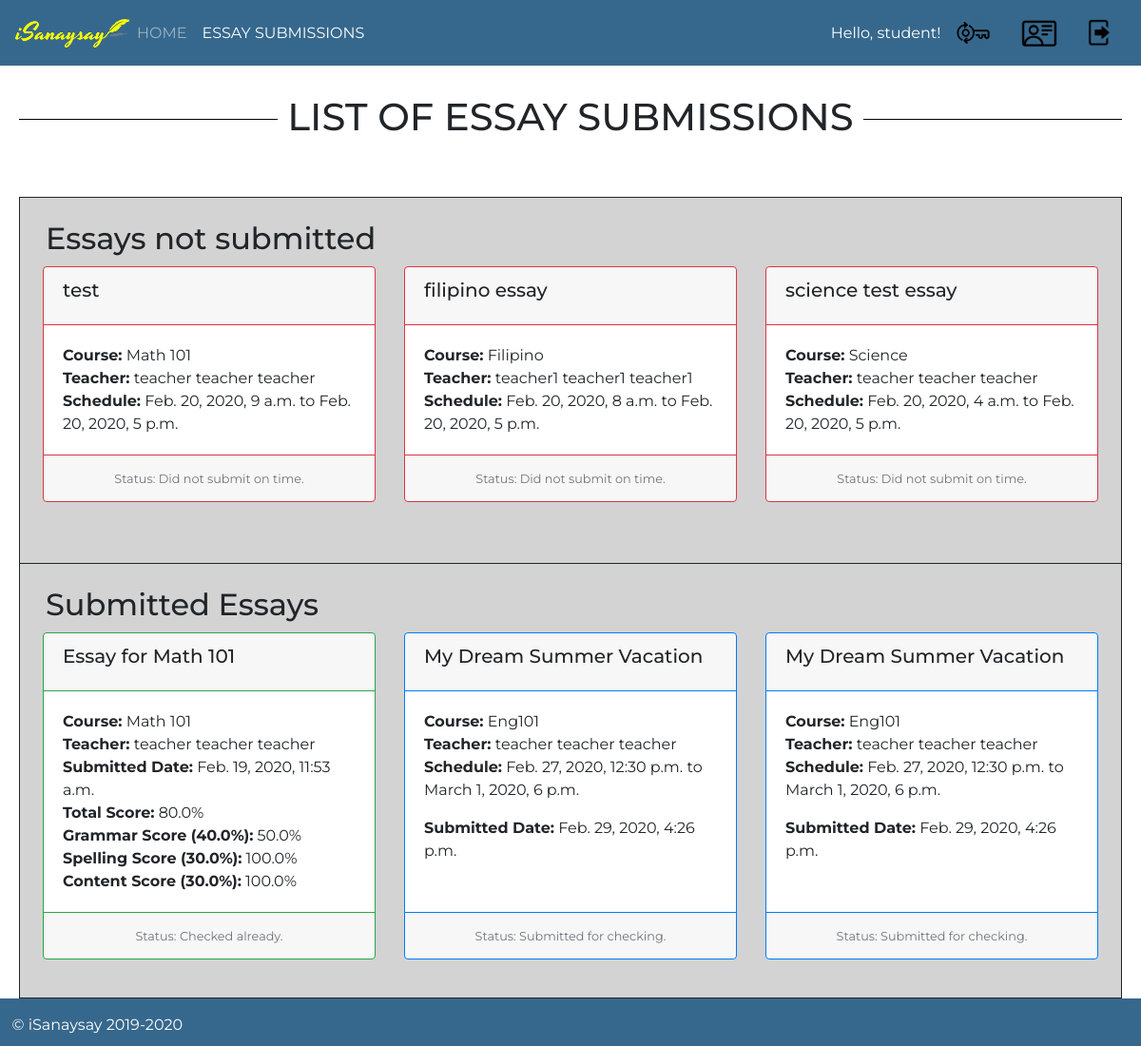
Before: /isanaysay/view_essay_submissions (signed in) with the older database file.
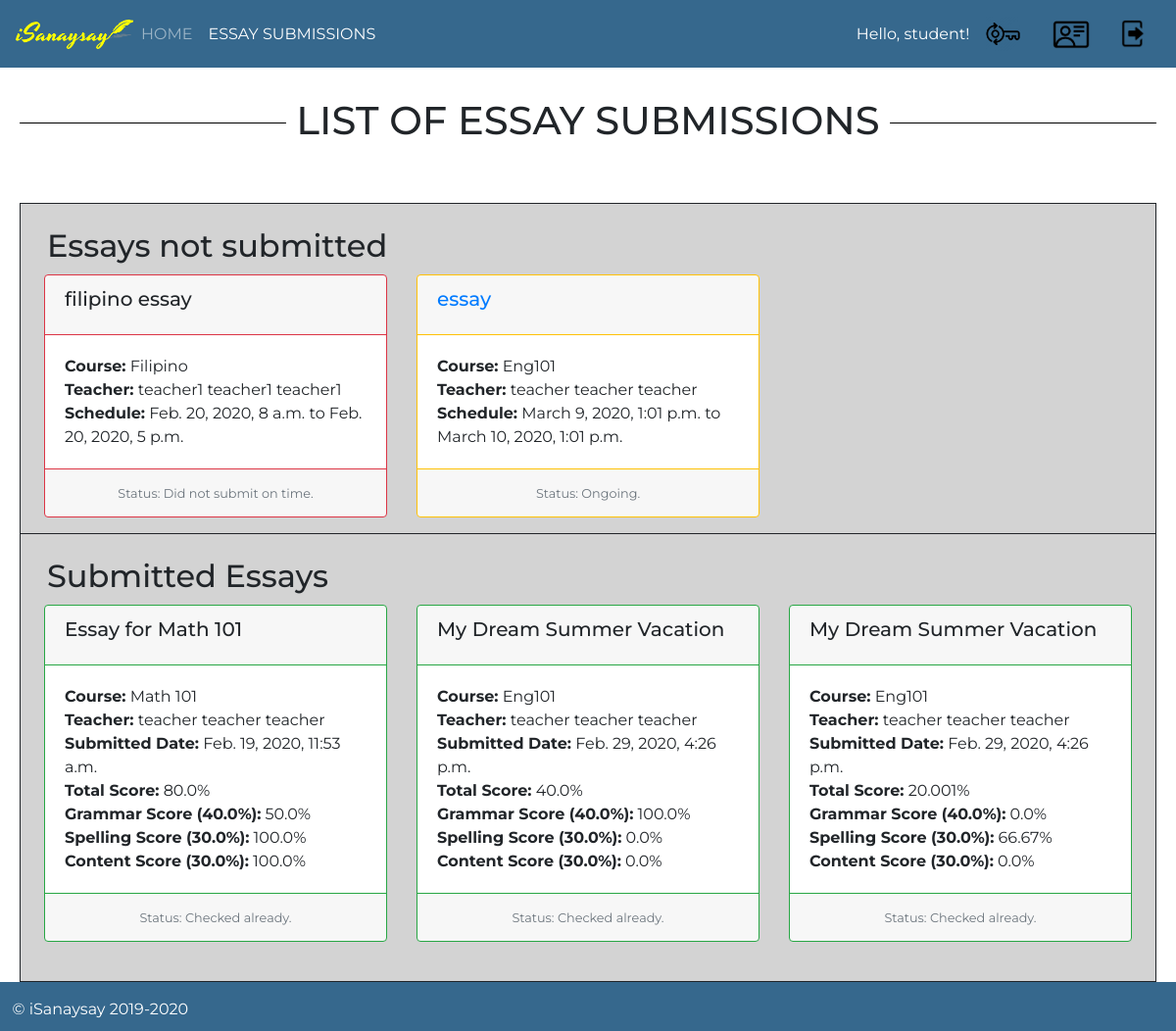
After: the same page with the newer database file.
### users/models.py (models this page shows, shortened)
class CustomUser(AbstractUser):
    pass
    isStudent_Choices = (
        ('S', 'Student'),
        ('T', 'Teacher'),
    )
    first_name = models.CharField(verbose_name="First Name", max_length=100, default="")
    middle_name = models.CharField(verbose_name="Middle Name", max_length=100, default="")
    last_name = models.CharField(verbose_name="Last Name", max_length=100, default="")
    email_address = models.CharField(verbose_name="Email Address", max_length=100, default="some@email.com")
    id_number = models.CharField(verbose_name="ID Number", max_length=50, default="")
    isStudent = models.CharField(max_length=1,choices=isStudent_Choices, default='S', verbose_name="Student or Teacher")
    def __str__(self):
        return self.first_name + " " + self.middle_name + " " + self.last_name

class Essay(models.Model):
    course = models.ForeignKey(Course, verbose_name="Course", on_delete = models.CASCADE)
    name = models.CharField(verbose_name="Essay Name", max_length=300)
    essay_description = models.CharField(verbose_name="Essay Description", max_length=1500)
    essay_code = models.CharField(verbose_name="Essay Code", max_length=100)
    maximum_length = models.IntegerField(verbose_name="Maximum Length")
    start_date_time = models.DateTimeField(verbose_name="Essay Start Date and Time")
    end_date_time = models.DateTimeField(verbose_name="Essay End Date and Time")
    criteria_no_1 = models.FloatField(verbose_name="Grammar",default=0)
    criteria_no_2 = models.FloatField(verbose_name="Spelling",default=0)
    criteria_no_3 = models.FloatField(verbose_name="Content",default=0)
    words = models.CharField(verbose_name="Words",max_length=10000,default="")
    def is_past_due(self):
        date_today = datetime.datetime.now().replace(tzinfo=utc)
        essay_end_date = self.end_date_time.replace(tzinfo=utc)
        return date_today > essay_end_date
    def is_ongoing(self):
        date_today = datetime.datetime.now().replace(tzinfo=utc)
        essay_end_date = self.end_date_time.replace(tzinfo=utc)
        essay_start_date = self.start_date_time.replace(tzinfo=utc)
        return date_today > essay_start_date and date_today < essay_end_date

class Course(models.Model):
    pass
    semester_Choices = (
        ('A', 'First Semester'),
        ('B', 'Second Semester'),
        ('C', 'Summer'),
    )
    shoolYear_Choices = (
        ('1', '2019-2020'),
        ('2', '2020-2021'),
        ('3', '2021-2022'),
    )
    name = models.CharField(verbose_name="Course Name", max_length=128)
    course_code = models.CharField(verbose_name="Course Code", max_length=128)
    course_description = models.CharField(verbose_name="Course Description", max_length=500)
    course_detail = models.CharField(verbose_name="Course Detail", max_length=100)
    course_unit = models.IntegerField(verbose_name="Course Units", default=3)
    course_semester = models.CharField(max_length=1,choices=semester_Choices, default='A', verbose_name="Semester")
    course_school_year = models.CharField(max_length=1,choices=shoolYear_Choices, default='20', verbose_name="School Year")
    start_date = models.DateField(verbose_name="Course Start Date")
    end_date = models.DateField(verbose_name="Course End Date")
    students = models.ManyToManyField(CustomUser, related_name='students_enrolled')
    teacher = models.ForeignKey(CustomUser, verbose_name="Teacher", on_delete = models.CASCADE)

class EssaySubmission(models.Model):
    pass
    isChecked_Choices = (
        ('Y', 'Yes'),
        ('N', 'No'),
    )
    essay = models.ForeignKey(Essay, verbose_name="Essay", on_delete = models.CASCADE)
    student = models.ForeignKey(CustomUser, verbose_name="Student", on_delete = models.CASCADE)
    content = models.CharField(verbose_name="Essay Content", max_length=3000)
    isChecked = models.CharField(max_length=1,choices=isChecked_Choices, default='N', verbose_name="Checked or Not Checked")
    submitted_date = models.DateTimeField(verbose_name="Essay Submission Date", auto_now_add=True)
    checked_date = models.DateTimeField(verbose_name="Essay Checked Date", auto_now_add=True)
    grammar_score = models.FloatField(verbose_name="Grammar Score", default=0)
    spelling_score = models.FloatField(verbose_name="Spelling Score", default=0)
    content_score = models.FloatField(verbose_name="Content Score", default=0)
    def checked_submission(self):
        if self.isChecked == 'N':
            return False
        return True
    def get_total_score(self):
        return (self.grammar_score  * self.essay.criteria_no_1 / 100) + (self.spelling_score * self.essay.criteria_no_2 / 100 ) + (self.content_score * self.essay.criteria_no_3 / 100 )

### users/views.py (the view)
def view_essay_submissions(request):
    if request.user.is_authenticated:
        template = "list_essay_submission.html"
        user_id = request.user.id
        print(user_id)
        essays = Essay.objects.select_related('course')
        essay_submissions = EssaySubmission.objects.select_related('student','essay').filter(student__id=user_id)
        courses = Course.objects.all()
        for essay in essays:
            present = False
            for s in essay.course.students.all():
                if s.id == user_id:
                    present = True
                    break
            if not present:
                essays = essays.exclude(id=essay.id)
        for essay in essays:
            present = False
            for es in essay_submissions:
                if essay.id == es.essay.id:
                    present = True
                    break
            if present:
                essays = essays.exclude(id=essay.id)
        date_today = datetime.datetime.now().replace(tzinfo=utc)
        context = {
            'essays': essays,
            'courses': courses,
            'essay_submissions': essay_submissions,
            'date_today': date_today,
        }
        return render(request, template, context)
    else:
        return HttpResponseRedirect(reverse_lazy('index'))

### templates/list_essay_submission.html (shortened to what this page needs)
{% extends 'base.html' %}
{% block content %}
	<div id="parent"><div id="child"><br/><br/><br/>
		<h1><span> LIST OF ESSAY SUBMISSIONS </span></h1><br/>
    <div style="
    background-color: lightgray;
    border: 1px solid;
    max-width: 1170px;
    margin-top: 37px;
    margin-left: auto;
    margin-right: auto;
"><br>
    <h2 style="
    float: left;
    margin-left: 27px;
">Essays not submitted</h2><br/><br/>
    <div style="width:100%">
    <div class="card-deck" style="display:inline-flex">
				{% for essay in essays %}
        {% if essay.is_ongoing %}
  <div class="card border-warning mb-3" style="max-width:350px;">
      <div class="card-header border-warning" ><a style="float:left;" href="{% url 'add-essay-submission' essay.id %}"><h5 class="card-title">{{ essay.name }}</h5> </a></div>
    <div class="card-body">
      <p class="card-text" style="float:left;margin-bottom:0px;"><b>Course:</b> {{ essay.course.name }}</p><br/>
      <p class="card-text" style="float:left;margin-bottom:0px;"><b>Teacher:</b> {{ essay.course.teacher }}</p><br/>
      <p class="card-text" style="float:left; text-align: left;"><b>Schedule:</b> {{ essay.start_date_time }} to {{ essay.end_date_time }}</p>
    </div>
    <div class="card-footer border-warning">
      <small class="text-muted">Status: Ongoing.</small>
    </div>
  </div>
        {% elif essay.is_past_due %}
  <div class="card border-danger mb-3" style="max-width:350px;">
      <div class="card-header border-danger" ><div style="float:left;" ><h5 class="card-title">{{ essay.name }}</h5> </div></div>
    <div class="card-body">
      <p class="card-text" style="float:left;margin-bottom:0px;"><b>Course:</b> {{ essay.course.name }}</p><br/>
      <p class="card-text" style="float:left;margin-bottom:0px;"><b>Teacher:</b> {{ essay.course.teacher }}</p><br/>
      <p class="card-text" style="float:left; text-align: left;"><b>Schedule:</b> {{ essay.start_date_time }} to {{ essay.end_date_time }}</p>
    </div>
    <div class="card-footer border-danger">
      <small class="text-muted">Status: Did not submit on time.</small>
    </div>
  </div>
        {% endif %}
        {% if forloop.counter|divisibleby:"3" %}
      </div></div>
    <div style="width:100%"><div class="card-deck" style="display:inline-flex">
        {% endif %}
        {% if forloop.counter|divisibleby:"3" %}
      </div> </div><div style="width:100%"><div class="card-deck" style="display:inline-flex">
        {% endif %}
        {% if forloop.last %}
        {% if forloop.counter|add:-2|divisibleby:"3" %}
  <div class="card border-light mb-3" style="min-width:350px;max-width:350px;z-index:-100;"></div>
        {% endif %}
        {% endif %}
        {% empty %}
        <h5> No ongoing essays yet. </h5>
  {% endfor %}
</div></div>
</div>
<div style="
    background-color: lightgray;
    border: 1px solid;
    max-width: 1170px;
    border-top: 0;
    margin-left: auto;
    margin-right: auto;
"><br>
    <h2 style="
    float: left;
    margin-left: 27px;
">Submitted Essays</h2><br/><br/>
    <div style="width:100%">
    <div class="card-deck" style="display:inline-flex; clear:both;">
    {% for essay_submission in essay_submissions %}
        {% if not essay_submission.checked_submission %}
  <div class="card border-primary mb-3" style="max-width:350px;">
      <div class="card-header border-primary" ><div style="float:left;" ><h5 class="card-title">{{ essay_submission.essay.name }}</h5> </div></div>
    <div class="card-body">
      <p class="card-text" style="float:left;margin-bottom:0px;"><b>Course:</b> {{ essay_submission.essay.course.name }}</p><br/>
      <p class="card-text" style="float:left;margin-bottom:0px;"><b>Teacher:</b> {{ essay_submission.essay.course.teacher }}</p><br/>
      <p class="card-text" style="float:left; text-align: left;"><b>Schedule:</b> {{ essay_submission.essay.start_date_time }} to {{ essay_submission.essay.end_date_time }}</p>
      <p class="card-text" style="float:left; margin-bottom:0px;text-align: left;"><b>Submitted Date:</b> {{ essay_submission.submitted_date }}</p>
    </div>
    <div class="card-footer border-primary">
      <small class="text-muted">Status: Submitted for checking.</small>
    </div>
  </div>
        {% else %}
  <div class="card border-success mb-3" style="max-width:350px;">
      <div class="card-header border-success" ><div style="float:left;" ><h5 class="card-title">{{ essay_submission.essay.name }}</h5> </div></div>
    <div class="card-body">
      <p class="card-text" style="float:left;margin-bottom:0px;"><b>Course:</b> {{ essay_submission.essay.course.name }}</p><br/>
      <p class="card-text" style="float:left;margin-bottom:0px;"><b>Teacher:</b> {{ essay_submission.essay.course.teacher }}</p><br/>
      <p class="card-text" style="float:left; margin-bottom:0px;text-align: left; clear:both;"><b>Submitted Date:</b> {{ essay_submission.submitted_date }}</p><br/><br/>
      <p class="card-text" style="float:left; margin-bottom:0px;text-align: left;"><b>Total Score:</b> {{ essay_submission.get_total_score }}%</p>
      <p class="card-text" style="float:left; margin-bottom:0px;text-align: left;"><b>Grammar Score ({{essay_submission.essay.criteria_no_1}}%):</b> {{ essay_submission.grammar_score }}%</p>
      <p class="card-text" style="float:left; margin-bottom:0px;text-align: left;"><b>Spelling Score ({{essay_submission.essay.criteria_no_2}}%):</b> {{ essay_submission.spelling_score }}%</p>
      <p class="card-text" style="float:left; margin-bottom:0px;text-align: left;"><b>Content Score ({{essay_submission.essay.criteria_no_3}}%):</b> {{ essay_submission.content_score }}%</p>
    </div>
    <div class="card-footer border-success">
      <small class="text-muted">Status: Checked already.</small>
    </div>
  </div>
        {% endif %}
        {% if forloop.counter|divisibleby:"3" %}
      </div> </div><div style="width:100%"><div class="card-deck" style="display:inline-flex">
        {% endif %}
        {% empty %}
        <h5> No essay submitted yet. </h5>
        {% endfor %}
</div></div>
</div>
</div>
	</div></div>
{% endblock %}

### templates/base.html (shortened to what this page needs)
{% load static %}
<!DOCTYPE html>
<html>
<head>
    <link rel="stylesheet" href="https://stackpath.bootstrapcdn.com/bootstrap/4.3.1/css/bootstrap.min.css">
      {% if user.is_authenticated %}
  <nav class="sticky navbar navbar-expand-lg navbar-light" style="background-color:#36688D;border-color: black;">
  <img style="height:30px;width:120px;margin:auto;" src="{% static 'logo3.png' %}" alt="">
  <div class="collapse navbar-collapse" id="navbarNavDropdown">
    <ul class="navbar-nav">
      <li class="nav-item" id="home">
        <a class="nav-link" href="{% url 'home' %}">HOME</a>
      </li>
	{% if user.isStudent == "S" %}
      <li class="nav-item" id="navs1">
        <a class="nav-link" href="{% url 'view-essay-submissions' %}">ESSAY SUBMISSIONS</a>
      </li>
      {% endif %}
    </ul>
  </div>
  <span style="color:white;">Hello, {{user.first_name}}!</span>
        <a class="nav-link" href="{% url 'password-change' %}"><img style="height:37px;" src="{% static 'change_password.png' %}" alt="Change Password"></a>
        <a class="nav-link" href="{% url 'update-profile' user.id %}"><img style="height:30px;" src="{% static 'profile.png' %}" alt="Update Profile"></a>
        <a class="nav-link" href="{% url 'logout' %}"><img style="height:30px;" src="{% static 'logout.png' %}" alt="Logout"></a>
</nav>
{% else %}
 <nav class="sticky navbar navbar-expand-lg navbar-light" style="background-color:#36688D;border-color: black;"><img style="height:30px;width:120px;margin:auto;" src="{% static 'logo3.png' %}" alt=""></nav>
      {% endif %}
</head>
<body style="padding-top:39px; padding-bottom:50px;">
  <main >
    {% block content %}
    {% endblock %}
  </main>
</body>
  <footer >
    <div style="
    height: 50px;
    margin-top: 100px;
    padding-top: 16px;
    background-color: #36688D;
    color: white;
    position: fixed;
    right: 0;
    bottom: 0;
    left: 0;
">
  <p style="margin-bottom:0px;">&nbsp;&nbsp;&nbsp;© iSanaysay 2019-2020</p>
    </div>
</footer>
</html>

### templates/base.html (style rules this page uses)
h1 { width: 100%; text-align: center; border-bottom: 1px solid #000; line-height: 0.1em; margin: 10px 0 20px; }
h1 span { background:#fff; padding:0 10px; }
body { font-family: 'Montserrat'; }
.sticky { position: fixed; top: 0; width: 100%; z-index: 300; }
.navbar-light .navbar-nav .active>.nav-link, .navbar-light .navbar-nav .nav-link.active, .navbar-light .navbar-nav .nav-link.show, .navbar-light .navbar-nav .show>.nav-link { color: white; }
.navbar-light .navbar-nav .nav-link { color: rgba(255,255,255,.5); }
#parent { display: table; width: 100%; }
#child { display: table-cell; text-align: center; vertical-align: middle; padding-left:20px; padding-right:20px; }

Changed rows visible on the page:
removed Essay: name "test", course.name "Math 101", course.teacher "teacher teacher teacher", start_date_time "Feb. 20, 2020, 9 a.m.", end_date_time "Feb. 20, 2020, 5 p.m."
removed Essay: name "science test essay", course.name "Science", course.teacher "teacher teacher teacher", start_date_time "Feb. 20, 2020, 4 a.m.", end_date_time "Feb. 20, 2020, 5 p.m."
added Essay: name "essay", course.name "Eng101", course.teacher "teacher teacher teacher", start_date_time "March 9, 2020, 1:01 p.m.", end_date_time "March 10, 2020, 1:01 p.m."
changed EssaySubmission (number 2 of 3 on the later page): get_total_score (not shown) → "40.0"; essay.criteria_no_1 (not shown) → "40.0"; grammar_score (not shown) → "100.0"; essay.criteria_no_2 (not shown) → "30.0"; spelling_score (not shown) → "0.0"; essay.criteria_no_3 (not shown) → "30.0"; content_score (not shown) → "0.0"; essay.start_date_time "Feb. 27, 2020, 12:30 p.m." → (not shown); essay.end_date_time "March 1, 2020, 6 p.m." → (not shown); isChecked "Schedule: to Status: Submitted for checking." → "Total Score: % Grammar Score ( %): % Spelling Score ( %): % Content Score ( %): % Status: Checked already."
changed EssaySubmission (number 3 of 3 on the later page): get_total_score (not shown) → "20.001"; essay.criteria_no_1 (not shown) → "40.0"; grammar_score (not shown) → "0.0"; essay.criteria_no_2 (not shown) → "30.0"; spelling_score (not shown) → "66.67"; essay.criteria_no_3 (not shown) → "30.0"; content_score (not shown) → "0.0"; essay.start_date_time "Feb. 27, 2020, 12:30 p.m." → (not shown); essay.end_date_time "March 1, 2020, 6 p.m." → (not shown); isChecked "Schedule: to Status: Submitted for checking." → "Total Score: % Grammar Score ( %): % Spelling Score ( %): % Content Score ( %): % Status: Checked already."
